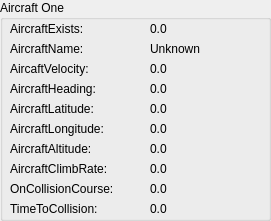
     <widget class="QGroupBox" name="groupBox_73">
      <property name="geometry">
       <rect>
        <x>0</x>
        <y>0</y>
        <width>271</width>
        <height>221</height>
       </rect>
      </property>
      <property name="title">
       <string>Aircraft One</string>
      </property>
      <widget class="QLabel" name="label_549">
       <property name="geometry">
        <rect>
         <x>10</x>
         <y>40</y>
         <width>111</width>
         <height>17</height>
        </rect>
       </property>
       <property name="text">
        <string>AircraftName:</string>
       </property>
      </widget>
      <widget class="QLabel" name="label_550">
       <property name="geometry">
        <rect>
         <x>10</x>
         <y>60</y>
         <width>111</width>
         <height>17</height>
        </rect>
       </property>
       <property name="text">
        <string>AircaftVelocity:</string>
       </property>
      </widget>
      <widget class="QLabel" name="label_551">
       <property name="geometry">
        <rect>
         <x>10</x>
         <y>80</y>
         <width>111</width>
         <height>17</height>
        </rect>
       </property>
       <property name="text">
        <string>AircraftHeading:</string>
       </property>
      </widget>
      <widget class="QLabel" name="label_552">
       <property name="geometry">
        <rect>
         <x>10</x>
         <y>100</y>
         <width>111</width>
         <height>17</height>
        </rect>
       </property>
       <property name="text">
        <string>AircraftLatitude:</string>
       </property>
      </widget>
      <widget class="QLabel" name="label_553">
       <property name="geometry">
        <rect>
         <x>10</x>
         <y>120</y>
         <width>121</width>
         <height>17</height>
        </rect>
       </property>
       <property name="text">
        <string>AircraftLongitude:</string>
       </property>
      </widget>
      <widget class="QLabel" name="label_554">
       <property name="geometry">
        <rect>
         <x>10</x>
         <y>140</y>
         <width>121</width>
         <height>17</height>
        </rect>
       </property>
       <property name="text">
        <string>AircraftAltitude:</string>
       </property>
      </widget>
      <widget class="QLabel" name="label_555">
       <property name="geometry">
        <rect>
         <x>10</x>
         <y>20</y>
         <width>111</width>
         <height>17</height>
        </rect>
       </property>
       <property name="text">
        <string>AircraftExists:</string>
       </property>
      </widget>
      <widget class="QLabel" name="Aircraft1Longitude">
       <property name="geometry">
        <rect>
         <x>150</x>
         <y>120</y>
         <width>121</width>
         <height>17</height>
        </rect>
       </property>
       <property name="text">
        <string>0.0</string>
       </property>
      </widget>
      <widget class="QLabel" name="Aircraft1Altitude">
       <property name="geometry">
        <rect>
         <x>150</x>
         <y>140</y>
         <width>121</width>
         <height>17</height>
        </rect>
       </property>
       <property name="text">
        <string>0.0</string>
       </property>
      </widget>
      <widget class="QLabel" name="Aircraft1Latitude">
       <property name="geometry">
        <rect>
         <x>150</x>
         <y>100</y>
         <width>121</width>
         <height>17</height>
        </rect>
       </property>
       <property name="text">
        <string>0.0</string>
       </property>
      </widget>
      <widget class="QLabel" name="Aircraft1Heading">
       <property name="geometry">
        <rect>
         <x>150</x>
         <y>80</y>
         <width>121</width>
         <height>17</height>
        </rect>
       </property>
       <property name="text">
        <string>0.0</string>
       </property>
      </widget>
      <widget class="QLabel" name="Aircraft1Velocity">
       <property name="geometry">
        <rect>
         <x>150</x>
         <y>60</y>
         <width>121</width>
         <height>17</height>
        </rect>
       </property>
       <property name="text">
        <string>0.0</string>
       </property>
      </widget>
      <widget class="QLabel" name="Aircraft1Name">
       <property name="geometry">
        <rect>
         <x>150</x>
         <y>40</y>
         <width>121</width>
         <height>17</height>
        </rect>
       </property>
       <property name="text">
        <string>Unknown</string>
       </property>
      </widget>
      <widget class="QLabel" name="Aircraft1Exists">
       <property name="geometry">
        <rect>
         <x>150</x>
         <y>20</y>
         <width>121</width>
         <height>17</height>
        </rect>
       </property>
       <property name="text">
        <string>0.0</string>
       </property>
      </widget>
      <widget class="QLabel" name="label_556">
       <property name="geometry">
        <rect>
         <x>10</x>
         <y>160</y>
         <width>131</width>
         <height>17</height>
        </rect>
       </property>
       <property name="text">
        <string>AircraftClimbRate:</string>
       </property>
      </widget>
      <widget class="QLabel" name="Aircraft1ClimbRate">
       <property name="geometry">
        <rect>
         <x>150</x>
         <y>160</y>
         <width>121</width>
         <height>17</height>
        </rect>
       </property>
       <property name="text">
        <string>0.0</string>
       </property>
      </widget>
      <widget class="QLabel" name="label_557">
       <property name="geometry">
        <rect>
         <x>10</x>
         <y>180</y>
         <width>131</width>
         <height>17</height>
        </rect>
       </property>
       <property name="text">
        <string>OnCollisionCourse:</string>
       </property>
      </widget>
      <widget class="QLabel" name="Aircraft1OnCollisionCourse">
       <property name="geometry">
        <rect>
         <x>150</x>
         <y>180</y>
         <width>121</width>
         <height>17</height>
        </rect>
       </property>
       <property name="text">
        <string>0.0</string>
       </property>
      </widget>
      <widget class="QLabel" name="label_558">
       <property name="geometry">
        <rect>
         <x>10</x>
         <y>200</y>
         <width>121</width>
         <height>17</height>
        </rect>
       </property>
       <property name="text">
        <string>TimeToCollision:</string>
       </property>
      </widget>
      <widget class="QLabel" name="Aircraft1TimeToCollision">
       <property name="geometry">
        <rect>
         <x>150</x>
         <y>200</y>
         <width>121</width>
         <height>17</height>
        </rect>
       </property>
       <property name="text">
        <string>0.0</string>
       </property>
      </widget>
     </widget>
